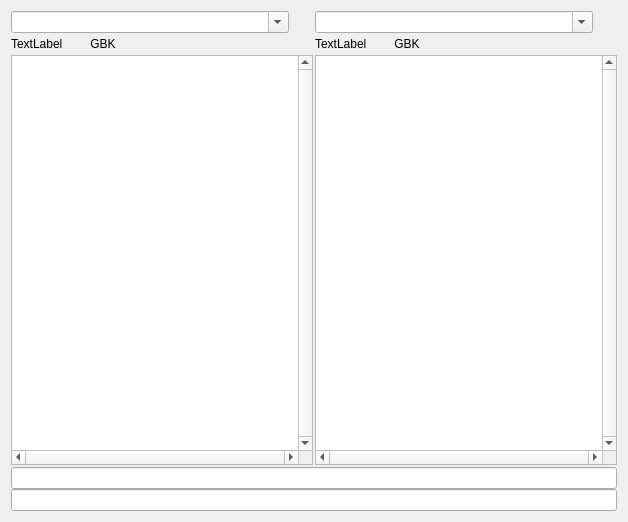
<?xml version="1.0" encoding="UTF-8"?>
<ui version="4.0">
 <class>FormDialog</class>
 <widget class="QDialog" name="FormDialog">
  <property name="geometry">
   <rect>
    <x>0</x>
    <y>0</y>
    <width>628</width>
    <height>522</height>
   </rect>
  </property>
  <property name="windowTitle">
   <string>对比项</string>
  </property>
  <layout class="QVBoxLayout" name="verticalLayout_2">
   <item>
    <layout class="QVBoxLayout" name="verticalLayout">
     <property name="spacing">
      <number>2</number>
     </property>
     <item>
      <layout class="QHBoxLayout" name="horizontalLayout">
       <item>
        <layout class="QVBoxLayout" name="verticalLayout_6">
         <property name="spacing">
          <number>0</number>
         </property>
         <item>
          <layout class="QHBoxLayout" name="horizontalLayout_4">
           <property name="spacing">
            <number>0</number>
           </property>
           <property name="bottomMargin">
            <number>0</number>
           </property>
           <item>
            <widget class="QComboBox" name="comboBoxFileLeft">
             <property name="sizePolicy">
              <sizepolicy hsizetype="Preferred" vsizetype="Fixed">
               <horstretch>0</horstretch>
               <verstretch>0</verstretch>
              </sizepolicy>
             </property>
             <property name="editable">
              <bool>true</bool>
             </property>
             <property name="sizeAdjustPolicy">
              <enum>QComboBox::AdjustToMinimumContentsLength</enum>
             </property>
             <property name="duplicatesEnabled">
              <bool>false</bool>
             </property>
            </widget>
           </item>
           <item>
            <widget class="QPushButton" name="pushButtonFileLeft">
             <property name="maximumSize">
              <size>
               <width>24</width>
               <height>16777215</height>
              </size>
             </property>
             <property name="text">
              <string/>
             </property>
             <property name="icon">
              <iconset resource="resall.qrc">
               <normaloff>:/new/res/res/folder-open-document.png</normaloff>:/new/res/res/folder-open-document.png</iconset>
             </property>
             <property name="flat">
              <bool>true</bool>
             </property>
            </widget>
           </item>
          </layout>
         </item>
         <item>
          <layout class="QHBoxLayout" name="horizontalLayout_2">
           <property name="bottomMargin">
            <number>0</number>
           </property>
           <item>
            <widget class="QLabel" name="label">
             <property name="text">
              <string>TextLabel</string>
             </property>
            </widget>
           </item>
           <item>
            <widget class="QPushButton" name="pushButtonCodeLeft">
             <property name="text">
              <string>GBK</string>
             </property>
             <property name="flat">
              <bool>true</bool>
             </property>
            </widget>
           </item>
           <item>
            <spacer name="horizontalSpacer">
             <property name="orientation">
              <enum>Qt::Horizontal</enum>
             </property>
             <property name="sizeHint" stdset="0">
              <size>
               <width>40</width>
               <height>20</height>
              </size>
             </property>
            </spacer>
           </item>
          </layout>
         </item>
         <item>
          <widget class="QTextEdit" name="textEditLeft">
           <property name="verticalScrollBarPolicy">
            <enum>Qt::ScrollBarAlwaysOn</enum>
           </property>
           <property name="horizontalScrollBarPolicy">
            <enum>Qt::ScrollBarAlwaysOn</enum>
           </property>
           <property name="lineWrapMode">
            <enum>QTextEdit::NoWrap</enum>
           </property>
          </widget>
         </item>
        </layout>
       </item>
       <item>
        <layout class="QVBoxLayout" name="verticalLayout_4">
         <property name="spacing">
          <number>0</number>
         </property>
         <item>
          <layout class="QHBoxLayout" name="horizontalLayout_5">
           <property name="spacing">
            <number>0</number>
           </property>
           <property name="rightMargin">
            <number>0</number>
           </property>
           <property name="bottomMargin">
            <number>0</number>
           </property>
           <item>
            <widget class="QComboBox" name="comboBoxFileRight">
             <property name="sizePolicy">
              <sizepolicy hsizetype="Preferred" vsizetype="Fixed">
               <horstretch>0</horstretch>
               <verstretch>0</verstretch>
              </sizepolicy>
             </property>
             <property name="editable">
              <bool>true</bool>
             </property>
             <property name="sizeAdjustPolicy">
              <enum>QComboBox::AdjustToMinimumContentsLength</enum>
             </property>
            </widget>
           </item>
           <item>
            <widget class="QPushButton" name="pushButtonFileRight">
             <property name="maximumSize">
              <size>
               <width>24</width>
               <height>16777215</height>
              </size>
             </property>
             <property name="text">
              <string/>
             </property>
             <property name="icon">
              <iconset resource="resall.qrc">
               <normaloff>:/new/res/res/folder-open-document.png</normaloff>:/new/res/res/folder-open-document.png</iconset>
             </property>
             <property name="flat">
              <bool>true</bool>
             </property>
            </widget>
           </item>
          </layout>
         </item>
         <item>
          <layout class="QHBoxLayout" name="horizontalLayout_3">
           <property name="bottomMargin">
            <number>0</number>
           </property>
           <item>
            <widget class="QLabel" name="label_2">
             <property name="text">
              <string>TextLabel</string>
             </property>
            </widget>
           </item>
           <item>
            <widget class="QPushButton" name="pushButtonCodeRight">
             <property name="text">
              <string>GBK</string>
             </property>
             <property name="flat">
              <bool>true</bool>
             </property>
            </widget>
           </item>
           <item>
            <spacer name="horizontalSpacer_2">
             <property name="orientation">
              <enum>Qt::Horizontal</enum>
             </property>
             <property name="sizeHint" stdset="0">
              <size>
               <width>40</width>
               <height>20</height>
              </size>
             </property>
            </spacer>
           </item>
          </layout>
         </item>
         <item>
          <widget class="QTextEdit" name="textEditRight">
           <property name="verticalScrollBarPolicy">
            <enum>Qt::ScrollBarAlwaysOn</enum>
           </property>
           <property name="horizontalScrollBarPolicy">
            <enum>Qt::ScrollBarAlwaysOn</enum>
           </property>
           <property name="lineWrapMode">
            <enum>QTextEdit::NoWrap</enum>
           </property>
          </widget>
         </item>
        </layout>
       </item>
      </layout>
     </item>
     <item>
      <layout class="QVBoxLayout" name="verticalLayout_3">
       <property name="spacing">
        <number>0</number>
       </property>
       <property name="bottomMargin">
        <number>0</number>
       </property>
       <item>
        <widget class="QLineEdit" name="lineEdit_3"/>
       </item>
       <item>
        <widget class="QLineEdit" name="lineEdit_4"/>
       </item>
      </layout>
     </item>
    </layout>
   </item>
  </layout>
 </widget>
 <resources>
  <include location="resall.qrc"/>
 </resources>
 <connections/>
</ui>
